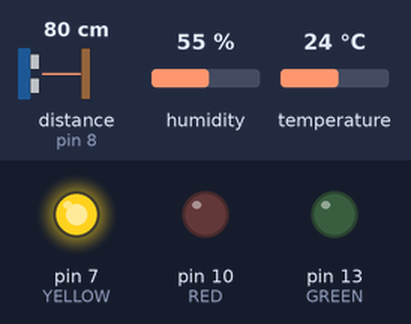
Recording of a sketch running on a simulated Arduino Uno, built with avr-gcc and run on an emulated ATmega328P. On the bench: output pins drawn as LEDs (lit = HIGH). Wiring (inferred from the names in the program): ultrasonic range finder: trigger pin 5; echo pin 8. Inputs (shaded band) come from the test bench; at power-on: distance to the obstacle (sensor on pin 8) 80 cm, humidity 55 %, temperature 24 °C. The echo pulse lasts 58.3 µs per cm; pins used as bus, display or sensor lines are not drawn.

Above: at 1.2 s.
1.3 s: distance to the obstacle (sensor on pin 8) set to 32 cm
2.8 s: distance to the obstacle (sensor on pin 8) set to 27 cm
At 4.0 s:
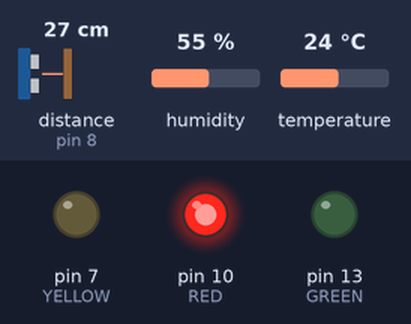
4.5 s: distance to the obstacle (sensor on pin 8) set to 120 cm
At 5.7 s:
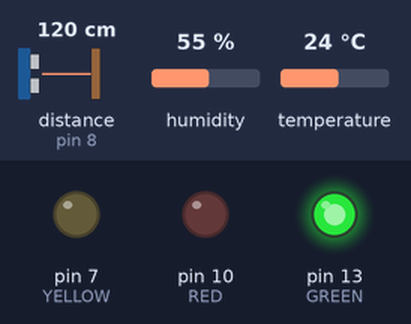
6.0 s: distance to the obstacle (sensor on pin 8) set to 2 cm
At 7.0 s:
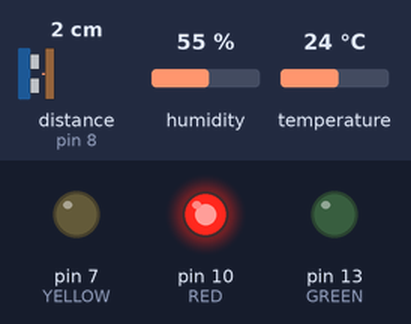
7.6 s: distance to the obstacle (sensor on pin 8) set to 35 cm
At 8.5 s:
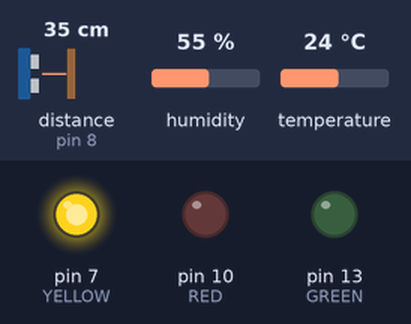
Timing chart, 0 to 10.1 s (numbered marks = the images above; inputs shaded):
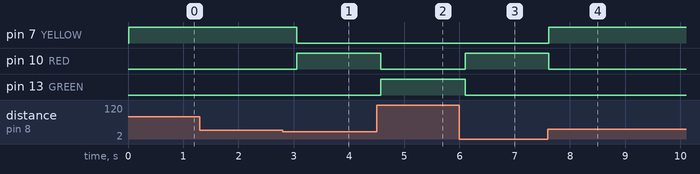

The sketch:

starter_code.ino
```cpp
#include <DHT.h>

#define DHTPIN 4
#define DHTTYPE DHT22

#define TRIG_PIN 5
#define ECHO_PIN 8

#define GREEN 13
#define YELLOW 7
#define RED 10


DHT dht(DHTPIN, DHTTYPE);

enum SecurityState {
  STATE_NORMAL = 0,
  STATE_WARNING = 1,
  STATE_ALERT = 2
};

SecurityState state = STATE_NORMAL;
SecurityState lastState = STATE_NORMAL;

float temperature = 0;
float distanceCm = 0;
int alarmCount = 0;

float readDistance() {
  digitalWrite(TRIG_PIN, LOW);
  delayMicroseconds(2);

  digitalWrite(TRIG_PIN, HIGH);
  delayMicroseconds(10);

  digitalWrite(TRIG_PIN, LOW);

  long duration = pulseIn(ECHO_PIN, HIGH, 30000);

  if (duration == 0) {
    return -1;
  }

  return duration * 0.034 / 2.0;
}

void evaluateState() {
  bool distAlert = distanceCm > 0 && distanceCm < 30;
  bool distWarn  = distanceCm >= 30 && distanceCm <= 100;

  bool tempAlert = temperature > 35;
  bool tempWarn  = temperature >= 32 && temperature <= 35;

  lastState = state;

  if (distAlert || tempAlert) {
    state = STATE_ALERT;
  } else if (distWarn || tempWarn) {
    state = STATE_WARNING;
  } else {
    state = STATE_NORMAL;
  }

  if (state == STATE_ALERT && lastState != STATE_ALERT) {
    alarmCount++;
  }
}

void updateLeds() {
  digitalWrite(GREEN, LOW);
  digitalWrite(YELLOW, LOW);
  digitalWrite(RED, LOW);

  if (state == STATE_NORMAL) {
    digitalWrite(GREEN, HIGH);
  } else if (state == STATE_WARNING) {
    digitalWrite(YELLOW, HIGH);
  } else if (state == STATE_ALERT) {
    digitalWrite(RED, HIGH);
  }
}

void setup() {
  Serial.begin(115200);

  pinMode(TRIG_PIN, OUTPUT);
  pinMode(ECHO_PIN, INPUT);

  pinMode(GREEN, OUTPUT);
  pinMode(YELLOW, OUTPUT);
  pinMode(RED, OUTPUT);

  dht.begin();
}

void loop() {
  temperature = dht.readTemperature();
  distanceCm = readDistance();

  if (isnan(temperature)) {
    digitalWrite(GREEN, HIGH);
    digitalWrite(YELLOW, HIGH);
    digitalWrite(RED, HIGH);
    delay(300);
    digitalWrite(GREEN, LOW);
    digitalWrite(YELLOW, LOW);
    digitalWrite(RED, LOW);
    delay(300);
    return;
  }

  evaluateState();
  updateLeds();

  delay(300);
}
```

Measured:
- the behaviour switches between 31 and 30 cm on distance to the obstacle (sensor on pin 8) (found by bisection; images 0 and 1)
- after the input at 2.8 s, pin 7 (YELLOW): HIGH → LOW after 0.25 s; pin 10 (RED): LOW → HIGH after 0.25 s
- after the input at 4.5 s, pin 10 (RED): HIGH → LOW after 0.07 s; pin 13 (GREEN): LOW → HIGH after 0.07 s
- after the input at 6.0 s, pin 10 (RED): LOW → HIGH after 0.10 s; pin 13 (GREEN): HIGH → LOW after 0.10 s
- after the input at 7.6 s, pin 7 (YELLOW): LOW → HIGH at once; pin 10 (RED): HIGH → LOW at once
